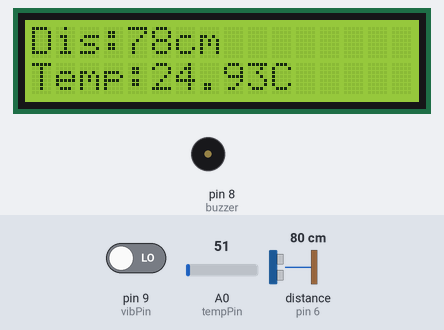
Bench run of a sketch on a simulated Arduino Uno, built with avr-gcc and run on an emulated ATmega328P. Parts: 16×2 character LCD, buzzer (waves = sounding, pin HIGH). Wiring (inferred from the names in the program): ultrasonic range finder: trigger pin 7; echo pin 6. The test bench sets the inputs (shaded band); at power-on: distance to the obstacle (sensor on pin 6) 80 cm, A0 (tempPin) = 51, pin 9 (vibPin) LOW. The echo pulse lasts 58.3 µs per cm; pins used as bus, display or sensor lines are not drawn.

Above: at 1.2 s.
1.3 s: distance to the obstacle (sensor on pin 6) set to 12 cm
At 2.0 s:
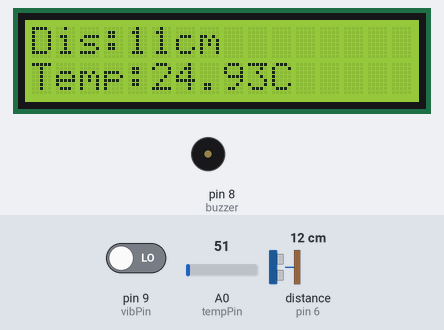
3.0 s: distance to the obstacle (sensor on pin 6) set to 9 cm
At 3.6 s:
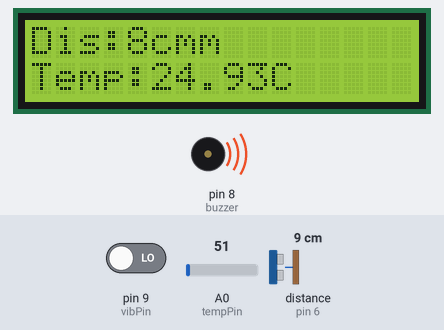
4.6 s: A0 (tempPin) set to 22
At 5.3 s:
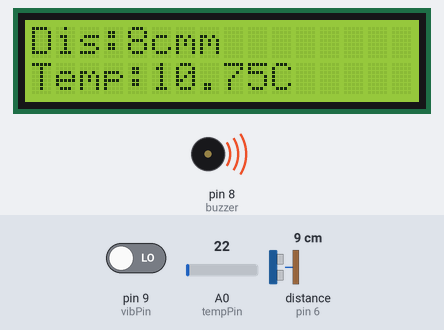
6.1 s: A0 (tempPin) set to 18
At 6.8 s:
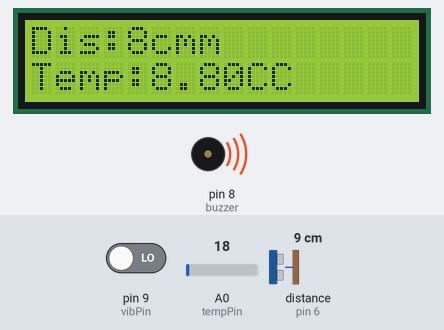
7.6 s: distance to the obstacle (sensor on pin 6) set to 18 cm
At 8.5 s:
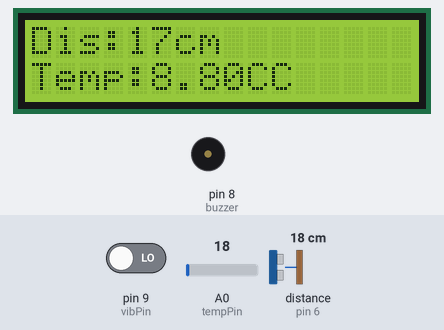
9.1 s: pin 9 (vibPin) driven HIGH
At 10.1 s:
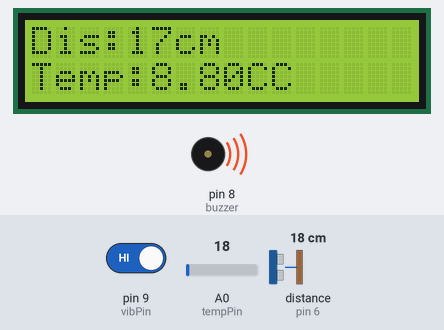
Timing chart, 0 to 11.6 s (numbered marks = the images above; inputs shaded):
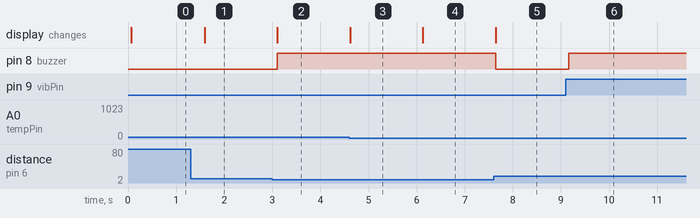

The sketch:

SurgiNerve-simulation_code.ino
```cpp
#include <LiquidCrystal.h>

LiquidCrystal lcd(12, 11, 5, 4, 3, 2);

#define trigPin 7
#define echoPin 6
#define buzzer 8
#define vibPin 9
#define tempPin A0

void setup() {
  pinMode(trigPin, OUTPUT);
  pinMode(echoPin, INPUT);
  pinMode(buzzer, OUTPUT);
  pinMode(vibPin, INPUT);
  lcd.begin(16, 2);
  Serial.begin(9600);
}

void loop() {
  // Ultrasonic
  digitalWrite(trigPin, LOW);
  delayMicroseconds(2);
  digitalWrite(trigPin, HIGH);
  delayMicroseconds(10);
  digitalWrite(trigPin, LOW);
  long duration = pulseIn(echoPin, HIGH);
  int distance = duration * 0.034 / 2;

  // Temperature
  int tempValue = analogRead(tempPin);
  float voltage = tempValue * 5.0 / 1023;
  float temperatureC = voltage * 100;

  // Vibration
  int vibState = digitalRead(vibPin);

  // LCD Display
  lcd.setCursor(0, 0);
  lcd.print("Dis:");
  lcd.print(distance);
  lcd.print("cm");

  lcd.setCursor(0, 1);
  lcd.print("Temp:");
  lcd.print(temperatureC);
  lcd.print("C");

  // Buzzer action
  if (vibState == HIGH || distance < 10) {
    digitalWrite(buzzer, HIGH);
  } else {
    digitalWrite(buzzer, LOW);
  }

  delay(500);
}
```

Measured:
- the behaviour switches between 11 and 10 cm on distance to the obstacle (sensor on pin 6) (found by bisection; images 1 and 2)
- the behaviour switches between 21 and 20 on A0 (tempPin) (found by bisection; images 3 and 4)
- after the input at 1.3 s, the display: changes after 0.29 s (image 1)
- after the input at 3.0 s, pin 8 (buzzer): LOW → HIGH after 0.11 s; the display: changes after 0.11 s (image 2)
- after the input at 4.6 s, the display: changes at once (image 3)
- after the input at 6.1 s, the display: changes at once (image 4)
- after the input at 7.6 s, pin 8 (buzzer): HIGH → LOW at once; the display: changes at once (image 5)
- after the input at 9.1 s, pin 8 (buzzer): LOW → HIGH after 0.06 s
